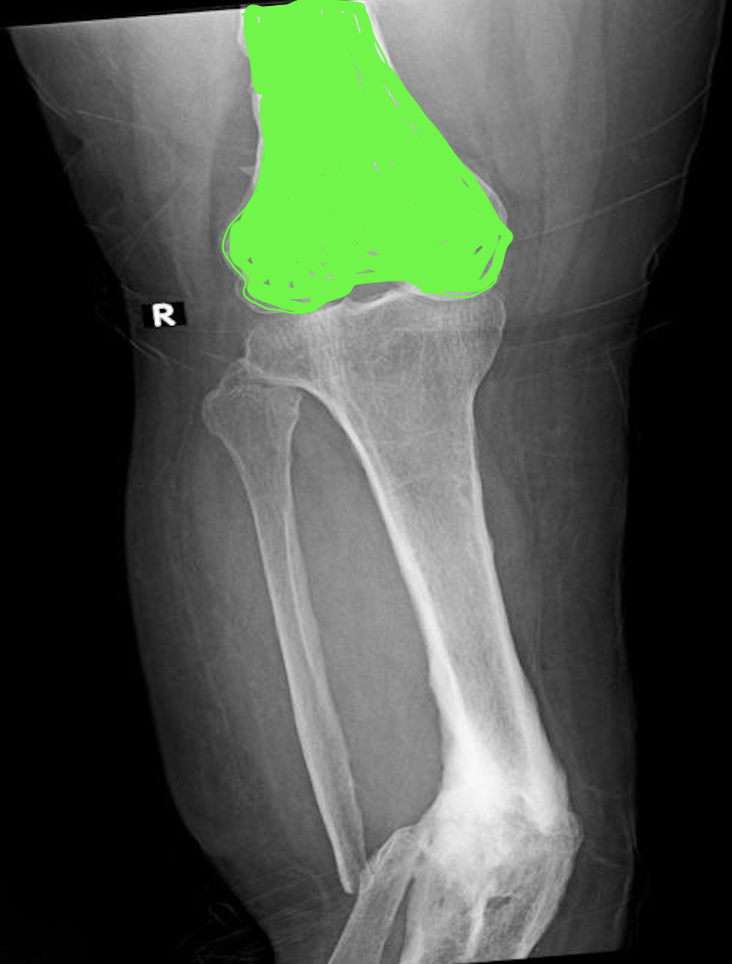
#> input picture JRC.png, 732 x 964 px, shrunk from 1038 x 1366 before the run
$ python main.py
#> lines starting #> are read from the running program, lines starting #| are printed output that depends on the picture; after the words box and inside, x2 and y2 are one past the last pixel; in counts of white or black regions, pixels touching at a corner belong together
import cv2
import numpy as np
import matplotlib.pyplot as plt

'''
Name: Spencer
Date: 12/8/25
About: colour threshold an image and create bounding box for the object.
This can be used in order to do something useful

'''

#Look to automating the file input


def colourThreshold (imgpath):

#> called with imgpath = 'JRC.png'
    image = cv2.imread(imgpath)
#> image is the input picture: shape (964, 732, 3); mean B, G, R 73.5, 87.4, 76.7

    #creating arrays for upper and lower bound (H,S,V)
    upperBound = np.array([90, 255, 255])
    lowerBound = np.array([10, 10, 10])

    #convert the image into HSV
    hsv = cv2.cvtColor(image, cv2.COLOR_BGR2HSV)
#> hsv: shape (964, 732, 3); mean H, S, V 4.7, 14.6, 87.4

    #creating the mask through HSV bounding via upper and lower bound
    mask = cv2.inRange(hsv, lowerBound, upperBound)
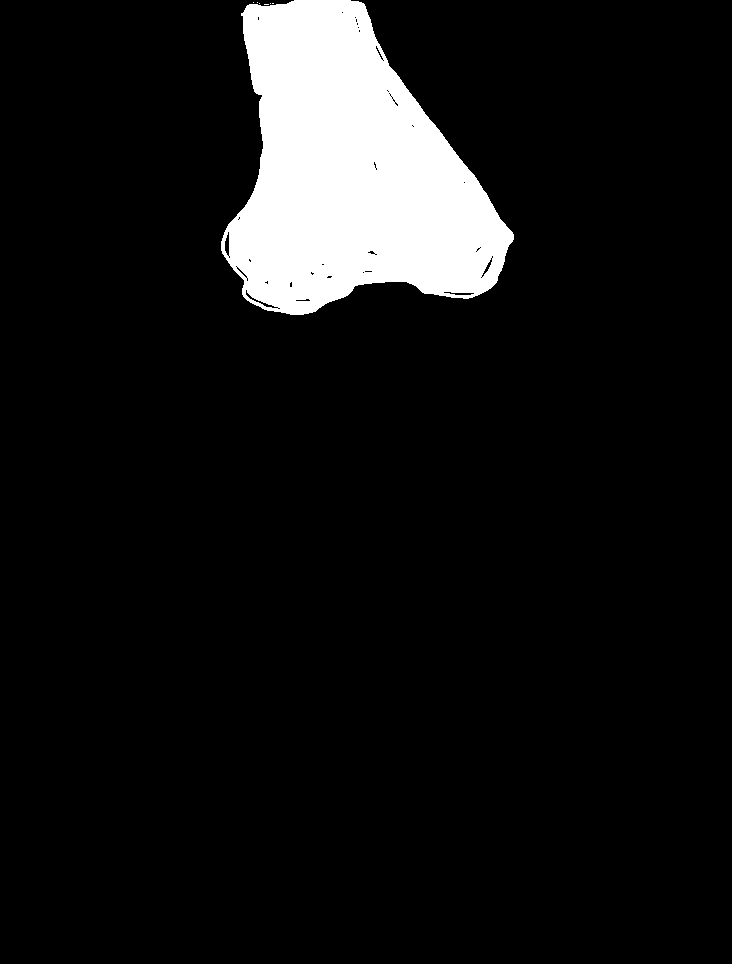
#> mask: shape (964, 732); 8.3% white; 7 white regions (6 under 20 px)
    cv2.imwrite('mask.png', mask)


    #creating the bounding box

    #start by finding contours (num and where)
    contours, _ = cv2.findContours(mask, cv2.RETR_EXTERNAL, cv2.CHAIN_APPROX_SIMPLE)
#> contours = 7 contours, 6 with area under 20; largest, box (x1, y1, x2, y2) and area: (221, 0, 514, 315) 58706
    #takes 2 outputs

    #for each contour create a bounding rectangle around it (in this case there is only 1)
    for object in contours:
        x, y, w, h = cv2.boundingRect(object)
        cv2.rectangle(image, (x, y), (x + w, y + h), (0, 255, 0), 2)
#> this loop made 7 passes
#> (x, y, w, h) on passes 3 to 7: (270, 3, 1, 1), (259, 3, 1, 1), (257, 2, 1, 1), (253, 2, 1, 1), (221, 0, 293, 315)
#> (object, x, y, w, h) on passes 1 to 2: ([[264, 4], [268, 4]], 264, 4, 5, 1), ([[272, 3], [273, 3]], 272, 3, 2, 1)
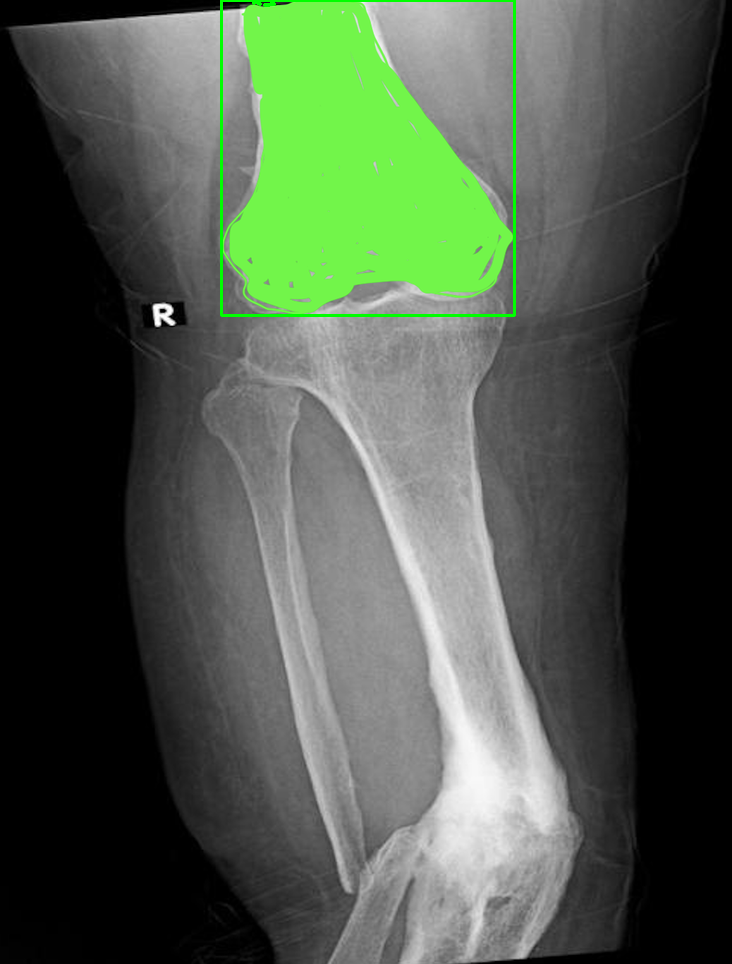
#> image: shape (964, 732, 3); 0.49% of pixels changed, all inside (x1, y1, x2, y2) = (220, 0, 516, 317)

    cv2.imwrite("contoured.png", image)

colourThreshold("JRC.png")
